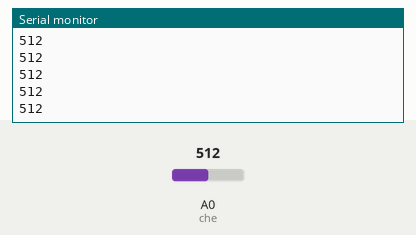
Simulated run of this sketch. Board: Arduino Uno, built with avr-gcc and run on an emulated ATmega328P. Shown: the last lines printed to the serial monitor. The inputs (shaded band) are chosen by the test bench; at power-on: A0 (che) = 512.

Above: at 1.2 s.
1.3 s: A0 (che) set to 716
At 1.5 s:
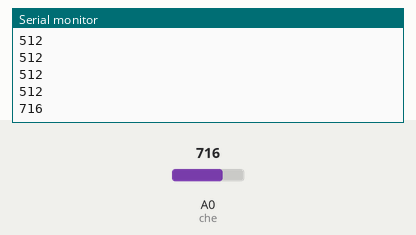
2.8 s: A0 (che) set to 900
At 2.84 s:
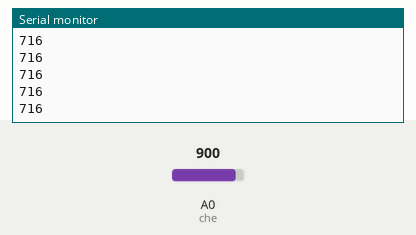
Timing chart, 0 to 5.8 s (numbered marks = the images above; inputs shaded):
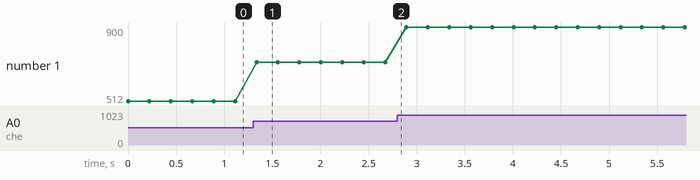

Measured:
- after the input at 1.3 s, the serial monitor: prints a new line at once (image 1)
- plotted number 1: 512 → 716 after the input at 1.3 s, 716 → 900 after the input at 2.8 s

The sketch:

women_techies.ino
```cpp
#include <SoftwareSerial.h>
SoftwareSerial BTserial(10,11);
int sensorPin = A0;
int sensorValue = 0;
int butpower = 9;
bool power=false;
int s;
int che=A0;
int che0=A4;
int r;
int level = 100;
int fadeAmount = 5;
int button;
int butch[10];
int i=0;
int count;
int help;


void setup()
{
  pinMode(butpower, OUTPUT);
  pinMode(che, INPUT);// button read
  pinMode(che0, INPUT);// button 2 read
  Serial.begin(9600);
  BTserial.begin(9600);
}


void loop()
{
analogWrite(butpower,level);
button = analogRead(che);
/*if(button==level)
{
  button=1;
}
else
{
  button=0;
}*/
butch[i]=button;
power=true;
i++;
if(i==9)
i=0;
if(i==9)
{
  for(int j=1;j<9;j++)
  {
    if(butch==0)
    count++;
    if(count>5)
    help=0;
    else
    help=1;

  }
  count=0;
}
if(help>5)
help=1;
Serial.println(button);

sensorValue = 5;
BTserial.print(button);
BTserial.print(",");
BTserial.print("1234.0");
BTserial.print(",");
BTserial.print("roy");
BTserial.print(",");
BTserial.print("500");
BTserial.print(",");
BTserial.print(sensorValue);
BTserial.print(";");
delay(200);

}
```
